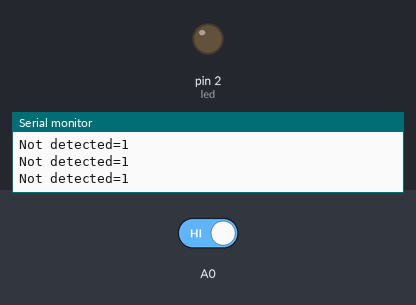
A sketch run on a simulated Arduino Uno, built with avr-gcc and run on an emulated ATmega328P. Parts: output pins drawn as LEDs (lit = HIGH), the last lines printed to the serial monitor. The inputs (shaded band) are chosen by the test bench; at power-on: A0 HIGH.

Above: at 1.4 s.
1.5 s: A0 driven LOW
At 2.5 s:
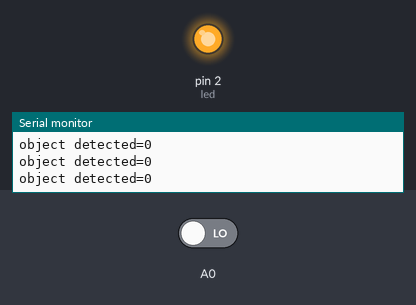
3.0 s: A0 driven HIGH
At 3.7 s:
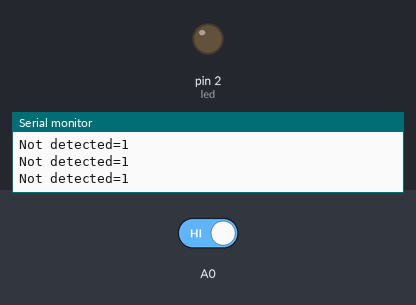
Timing chart, 0 to 6.0 s (numbered marks = the images above; inputs shaded):
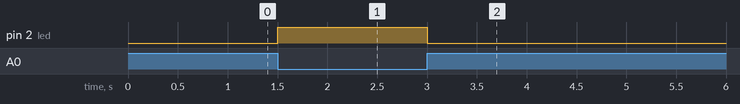

The sketch:

file39.ino
```cpp
int led = 2;
void setup() {
  pinMode(A0, INPUT);
  pinMode(led, OUTPUT);
  Serial.begin(9600);
}
void loop() {
  int IR;
  IR = digitalRead(A0);
  if (IR == 0)
  {
    Serial.print("object detected=");
    Serial.println(IR);
    digitalWrite(led, HIGH);
  }
  else{
    Serial.print("Not detected=");
    Serial.println(IR);
    digitalWrite(led,LOW);
  }

  delay(300);
}
```

Measured:
- after the input at 1.5 s, pin 2 (led): LOW → HIGH at once
- after the input at 3.0 s, pin 2 (led): HIGH → LOW at once
